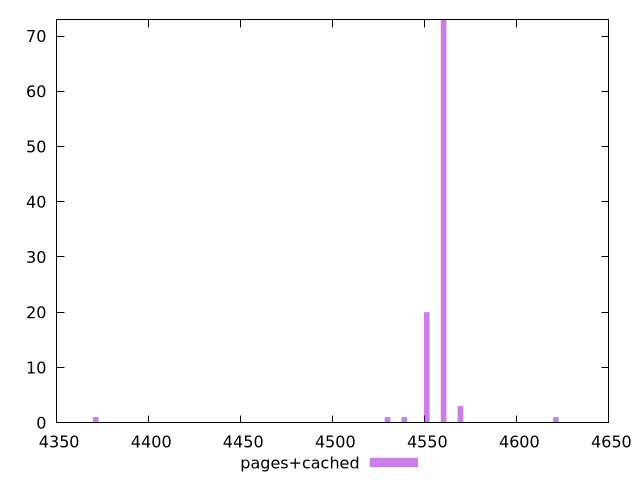

Recreate this plot in gnuplot.
$_pagesCached <<EOF
4371.231323811523 1
4551.0797534523035 20
4621.190158227523 1
4560.224588857767 73
4569.369424263231 3
4538.8866395783525 1
4529.741804172889 1
EOF
set key outside below
set terminal pngcairo
set output "report_00006_2020-11-02T20-21-41.718Z/unused-javascript/pages+cached//raw_hist.png"
set yrange [0:73]
set boxwidth 3.0482784684878124
set style fill transparent solid 0.5 noborder
plot $_pagesCached title "pages+cached" with boxes ,
